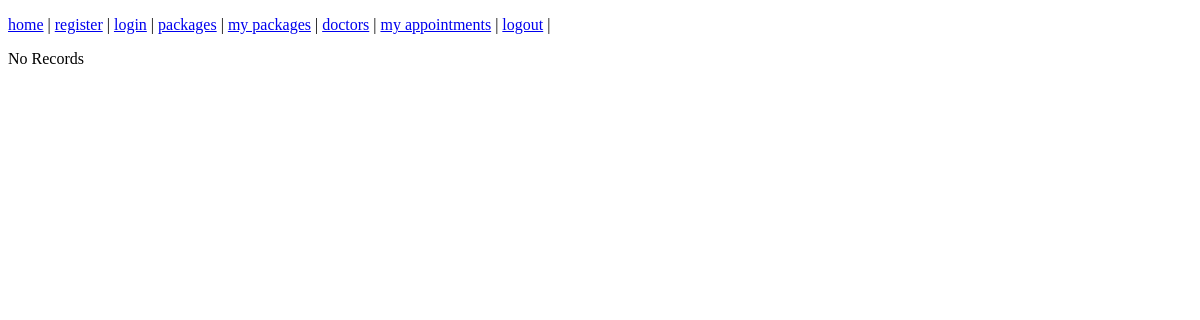
/my_appointments.php (signed in), run on an earlier commit of the app's database.
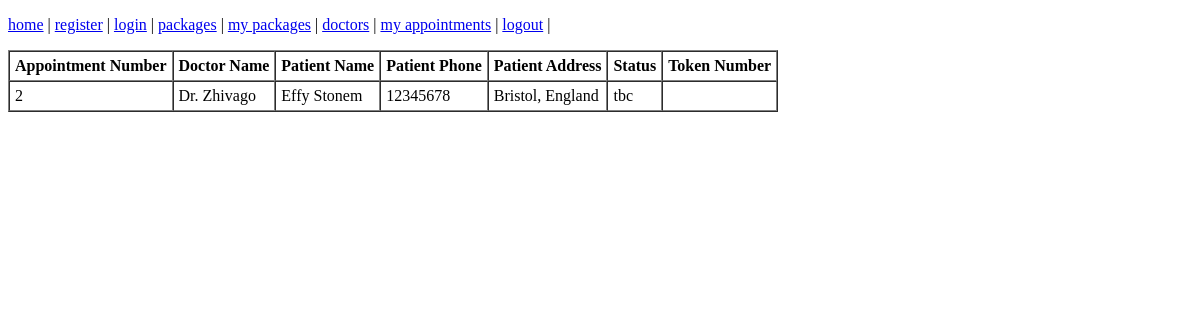
And on a later commit of the database.
### tables this page shows
CREATE TABLE `appointments` (
  `id` int(11) NOT NULL,
  `date` date NOT NULL,
  `time` varchar(8) NOT NULL,
  `patient_name` varchar(32) NOT NULL,
  `patient_phone` varchar(32) NOT NULL,
  `patient_address` text NOT NULL,
  `patient_age` int(11) NOT NULL,
  `new_patient` int(2) NOT NULL,
  `status` varchar(8) NOT NULL,
  `token_number` int(11) DEFAULT NULL,
  `doctor_id` int(11) NOT NULL,
  `customer_id` int(11) NOT NULL,
  `created_on` timestamp NOT NULL DEFAULT CURRENT_TIMESTAMP
);

CREATE TABLE `doctors` (
  `id` int(11) NOT NULL,
  `name` varchar(32) NOT NULL,
  `credentials` text NOT NULL,
  `consultation_time` text NOT NULL,
  `department_id` int(11) NOT NULL,
  `created_on` timestamp NOT NULL DEFAULT CURRENT_TIMESTAMP
);

### inc/functions.php (called while the page is built, shortened)
<?php
function getAppointmentsByCustomerId($id, $conn){
	$sql = "SELECT d.name as doctor_name, a.id, a.date, a.time, a.patient_name, a.patient_phone, a.patient_address, a.status, a.token_number
    FROM appointments AS a, doctors AS d
    WHERE a.doctor_id = d.id AND a.customer_id={$id}";
	$result = $conn->query($sql);
	if($result){
		$data = array();
		if($result->num_rows > 0){
			While($row = $result->fetch_assoc()){
				 array_push($data, $row);
			}
			return $data;
		}else{
			return false;
		}
	}else{
		echo $conn->error;
		return false;
	}
}

### my_appointments.php (the view, shortened to what this page needs)
<?php
include('inc/connect.php');
include('inc/functions.php');
$appointments =  getAppointmentsByCustomerId($_SESSION['user_id'],$conn);
?>
<!DOCTYPE html>
<html>
<head>
</head>
<body>
	<?php include('inc/nav.php'); ?>
	<?php if($appointments): ?>
		<table border="1" cellpadding="5" cellspacing="0">
			<tr>
				<th>Appointment Number</th>
                <th>Doctor Name</th>
                <th>Patient Name</th>
				<th>Patient Phone</th>
                <th>Patient Address</th>
                <th>Status</th>
                <th>Token Number</th>
			</tr>
			<?php foreach($appointments as $appointment): ?>
			<tr>
				<td><?php echo $appointment['id']; ?></td>
                <td><?php echo $appointment['doctor_name']; ?></td>
                <td><?php echo $appointment['patient_name']; ?></td>
				<td><?php echo $appointment['patient_phone']; ?></td>
                <td><?php echo $appointment['patient_address']; ?></td>
                <td><?php echo $appointment['status']; ?></td>
                <td><?php echo $appointment['token_number']; ?></td>
			</tr>
			<?php endforeach; ?>
		</table>
	<?php else: ?>
		<p>No Records</p>
	<?php endif; ?>
</body>
</html>

### inc/nav.php
<nav>
<p>
<a href="index.php">home</a> |
<a href="register.php">register</a> |
<a href="login.php">login</a> |
<a href="packages.php">packages</a> |
<a href="my_packages.php">my packages</a> |
<a href="doctors.php">doctors</a> |
<a href="my_appointments.php">my appointments</a> |
<a href="logout.php">logout</a> |
</p>
</nav>

What changed in the data, as far as the page shows it:
added appointments: id "2", doctor.name "Dr. Zhivago", patient_name "Effy Stonem", patient_phone "12345678", patient_address "Bristol, England", status "tbc"
Also different on the page:
text no longer shown: "No Records"
text now shown: "Appointment Number Doctor Name Patient Name Patient Phone Patient Address Status Token Number"
